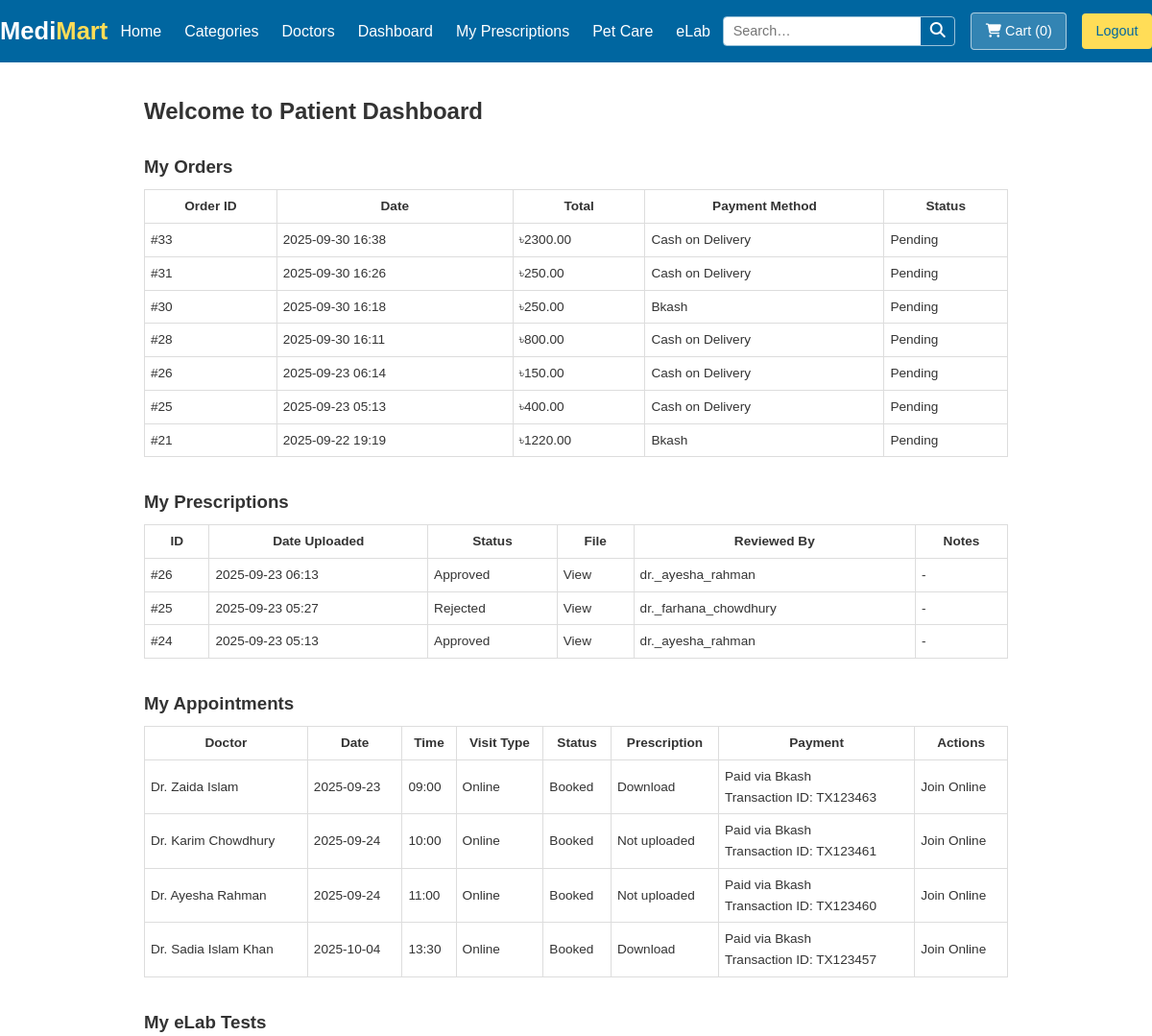
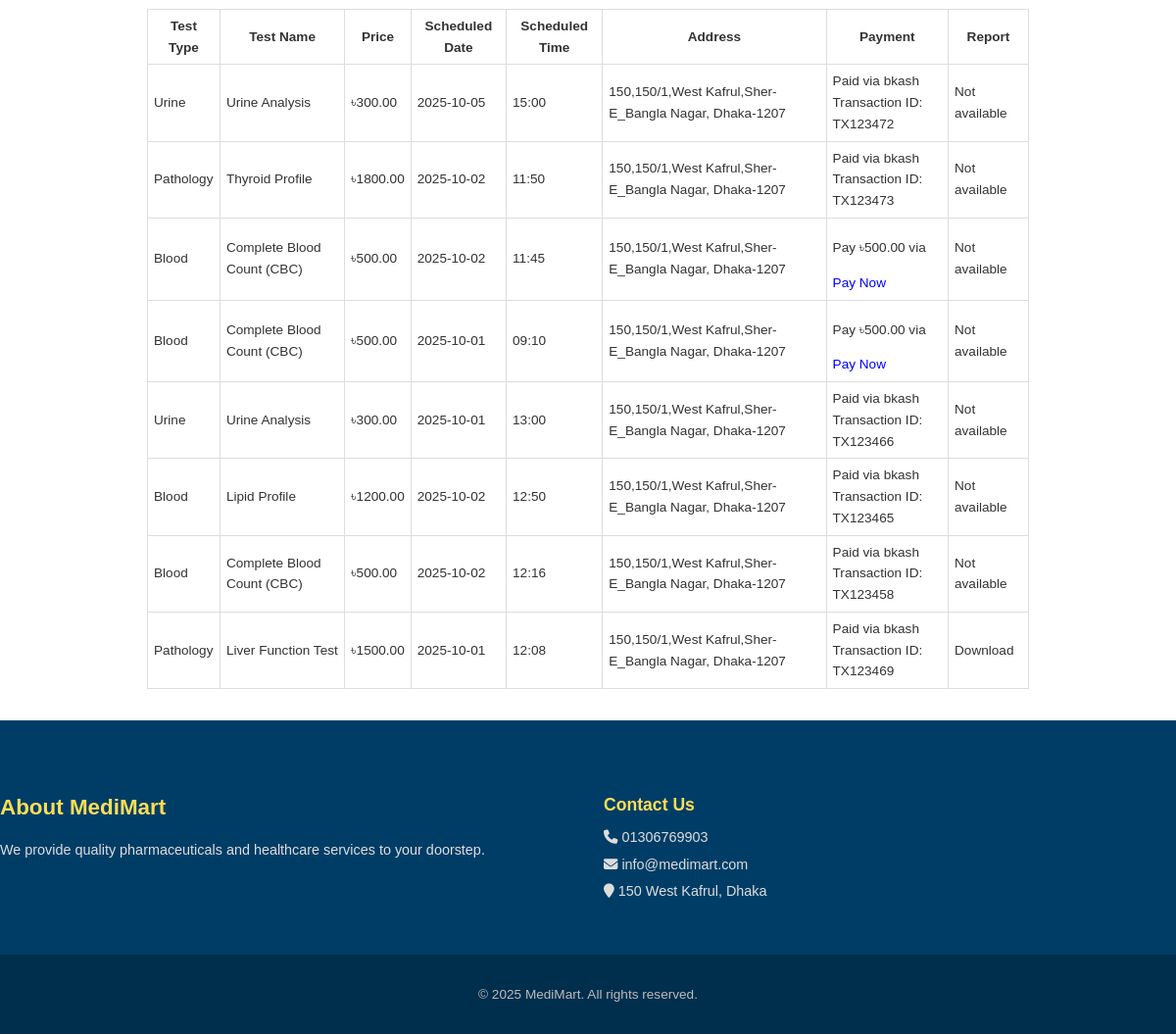
/patient/dashboard/ (signed in), run on the app's committed database (2 pictures, top to bottom).
### main/models.py (models this page shows, shortened)
class Order(models.Model):
    PAYMENT_METHOD_CHOICES = [
        ('Bkash', 'Bkash'),
        ('Nogod', 'Nogod'),
        ('Cash on Delivery', 'Cash on Delivery'),
    ]
    STATUS_CHOICES = [
        ('pending', 'Pending'),
        ('processing', 'Processing'),
        ('shipped', 'Shipped'),
        ('delivered', 'Delivered'),
        ('cancelled', 'Cancelled'),
    ]
    user = models.ForeignKey(User, on_delete=models.CASCADE, related_name="orders")
    created_at = models.DateTimeField(auto_now_add=True)
    updated_at = models.DateTimeField(auto_now=True)
    is_paid = models.BooleanField(default=False)
    total_price = models.DecimalField(max_digits=10, decimal_places=2, default=Decimal('0.00'))
    payment_method = models.CharField(max_length=30, choices=PAYMENT_METHOD_CHOICES, default='Bkash')
    status = models.CharField(max_length=20, choices=STATUS_CHOICES, default='pending')

class Prescription(models.Model):
    STATUS_CHOICES = [
        ('pending', 'Pending'),
        ('approved', 'Approved'),
        ('rejected', 'Rejected'),
    ]
    patient = models.ForeignKey(User, on_delete=models.CASCADE)
    image = models.ImageField(upload_to='prescriptions/')
    uploaded_at = models.DateTimeField(auto_now_add=True)
    status = models.CharField(max_length=10, choices=STATUS_CHOICES, default='pending')
    doctor = models.ForeignKey(Doctor, on_delete=models.SET_NULL, null=True, blank=True, related_name='checked_prescriptions')
    doctor_notes = models.TextField(blank=True, null=True)
    products = models.ManyToManyField('Product', blank=True, related_name='prescriptions')

class Doctor(models.Model):
    DOCTOR_TYPES = [
        ('human', 'Human Doctor'),
        ('vet', 'Veterinarian'),
    ]
    user = models.OneToOneField(
        User,
        on_delete=models.CASCADE,
        related_name='doctor_profile',
        null=True,
        blank=True
    )
    name = models.CharField(max_length=100)
    specialty = models.CharField(max_length=100)
    doctor_type = models.CharField(
        max_length=10,
        choices=DOCTOR_TYPES,
        default='human'
    )
    languages = models.CharField(max_length=100)
    location = models.CharField(max_length=100)
    fee = models.DecimalField(
        max_digits=7,
        decimal_places=2,
        default=Decimal('0.00')
    )
    bkash_number = models.CharField(
        max_length=20,
        blank=True,
        null=True
    )
    bio = models.TextField(blank=True, null=True)   # ✅ fixed: allow empty bios
    image = models.ImageField(
        upload_to='doctor_images/',
        blank=True,
        null=True
    )

class Appointment(models.Model):
    VISIT_TYPE_CHOICES = [
        ('online', 'Online'),
        ('in-person', 'In-person'),
    ]
    patient = models.ForeignKey(User, on_delete=models.CASCADE, related_name="appointments", null=True, blank=True)
    patient_name = models.CharField(max_length=100, blank=True, null=True)
    patient_phone = models.CharField(max_length=20, blank=True, null=True)
    doctor = models.ForeignKey(Doctor, on_delete=models.CASCADE, related_name="appointments")
    visit_type = models.CharField(max_length=20, choices=VISIT_TYPE_CHOICES)
    date = models.DateField()
    time = models.TimeField()
    notes = models.TextField(blank=True)
    status = models.CharField(max_length=20, default='Booked')
    meeting_link = models.URLField(blank=True, null=True)
    prescription_file = models.FileField(upload_to='appointment_prescriptions/', blank=True, null=True)
    is_paid = models.BooleanField(default=False)
    payment_method = models.CharField(max_length=50, blank=True, null=True)
    amount = models.DecimalField(max_digits=10, decimal_places=2, default=Decimal('0.00'))
    transaction_id = models.CharField(max_length=100, blank=True, null=True)
    class Meta:
        constraints = [
            UniqueConstraint(fields=('doctor', 'date', 'time'), name='uniq_doctor_slot'),
        ]
        ordering = ['date', 'time']

class eLabSchedule(models.Model):
    TEST_TYPE_CHOICES = [
        ('Blood', 'Blood'),
        ('Urine', 'Urine'),
        ('Pathology', 'Pathology'),
    ]
    PAYMENT_METHOD_CHOICES = [
        ('bkash', 'bKash'),
        ('nagad', 'Nagad'),
    ]
    user = models.ForeignKey(User, on_delete=models.CASCADE)
    test_type = models.CharField(max_length=100, choices=TEST_TYPE_CHOICES)
    test_name = models.CharField(max_length=100)
    test_price = models.DecimalField(max_digits=8, decimal_places=2, default=0)
    preferred_date = models.DateField()
    preferred_time = models.TimeField()
    address = models.CharField(max_length=255)
    phone = models.CharField(max_length=50)
    created_at = models.DateTimeField(auto_now_add=True)
    report_file = models.FileField(upload_to='elab_reports/', null=True, blank=True)
    report_verified = models.BooleanField(default=False)
    is_paid = models.BooleanField(default=False)
    payment_method = models.CharField(max_length=20, choices=PAYMENT_METHOD_CHOICES, blank=True, null=True)
    transaction_id = models.CharField(max_length=100, blank=True, null=True)
    class Meta:
        ordering = ['-created_at']

### main/views.py (the view)
# urls.py: path('patient/dashboard/', views.patient_dashboard, name='patient_dashboard'),
@login_required
def patient_dashboard(request):
    user = request.user  # <-- Add this line
    prescriptions = Prescription.objects.filter(patient=request.user).order_by('-uploaded_at')
    orders = Order.objects.filter(user=request.user).order_by('-created_at')
    appointments = Appointment.objects.filter(patient=request.user).order_by('date', 'time')
    elab_schedules = eLabSchedule.objects.filter(user=user)  # Add this line
    if not prescriptions.exists() and not appointments.exists() and not orders.exists():
        return redirect('index')
    context = {
        'prescriptions': prescriptions,
        'orders': orders,
        'appointments': appointments,
        'elab_schedules': elab_schedules,  # Pass to template
    }
    return render(request, 'main/patient_dashboard.html', context)

### main/templates/main/patient_dashboard.html (shortened to what this page needs)
{% extends "main/base.html" %}
{% block content %}
<section class="container" style="max-width:900px; margin:2rem auto; font-family: Arial, sans-serif;">
    <h2 style="margin-bottom:1rem;">Welcome to Patient Dashboard</h2>
    <h3 style="margin-top:1.5rem; margin-bottom:0.5rem;">My Orders</h3>
    {% if orders %}
        <table style="width:100%; border-collapse: collapse; margin-bottom:2rem; font-size:0.85rem;">
            <thead>
                <tr>
                    <th style="border:1px solid #ddd; padding:6px;">Order ID</th>
                    <th style="border:1px solid #ddd; padding:6px;">Date</th>
                    <th style="border:1px solid #ddd; padding:6px;">Total</th>
                    <th style="border:1px solid #ddd; padding:6px;">Payment Method</th>
                    <th style="border:1px solid #ddd; padding:6px;">Status</th>
                </tr>
            </thead>
            <tbody>
                {% for order in orders %}
                    <tr>
                        <td style="border:1px solid #ddd; padding:6px;">#{{ order.id }}</td>
                        <td style="border:1px solid #ddd; padding:6px;">{{ order.created_at|date:"Y-m-d H:i" }}</td>
                        <td style="border:1px solid #ddd; padding:6px;">৳{{ order.total_price }}</td>
                        <td style="border:1px solid #ddd; padding:6px;">{{ order.payment_method }}</td>
                        <td style="border:1px solid #ddd; padding:6px; text-transform: capitalize;">{{ order.status }}</td>
                    </tr>
                {% endfor %}
            </tbody>
        </table>
    {% else %}
        <p>No orders placed yet.</p>
    {% endif %}
    <h3 style="margin-top:1.5rem; margin-bottom:0.5rem;">My Prescriptions</h3>
    {% if prescriptions %}
        <table style="width:100%; border-collapse: collapse; font-size:0.85rem; margin-bottom:2rem;">
            <thead>
                <tr>
                    <th style="border:1px solid #ddd; padding:6px;">ID</th>
                    <th style="border:1px solid #ddd; padding:6px;">Date Uploaded</th>
                    <th style="border:1px solid #ddd; padding:6px;">Status</th>
                    <th style="border:1px solid #ddd; padding:6px;">File</th>
                    <th style="border:1px solid #ddd; padding:6px;">Reviewed By</th>
                    <th style="border:1px solid #ddd; padding:6px;">Notes</th>
                </tr>
            </thead>
            <tbody>
                {% for p in prescriptions %}
                    <tr>
                        <td style="border:1px solid #ddd; padding:6px;">#{{ p.id }}</td>
                        <td style="border:1px solid #ddd; padding:6px;">{{ p.uploaded_at|date:"Y-m-d H:i" }}</td>
                        <td style="border:1px solid #ddd; padding:6px; text-transform: capitalize;">{{ p.status }}</td>
                        <td style="border:1px solid #ddd; padding:6px;">
                            {% if p.image %}
                                <a href="{{ p.image.url }}" target="_blank">View</a>
                            {% else %}
                                Not uploaded
                            {% endif %}
                        </td>
                        <td style="border:1px solid #ddd; padding:6px;">
                            {% if p.status != 'pending' and p.doctor %}
                                {{ p.doctor.user.username }}
                            {% else %}
                                Not reviewed
                            {% endif %}
                        </td>
                        <td style="border:1px solid #ddd; padding:6px;">
                            {% if p.status != 'pending' and p.doctor_notes %}
                                {{ p.doctor_notes }}
                            {% else %}
                                -
                            {% endif %}
                        </td>
                    </tr>
                {% endfor %}
            </tbody>
        </table>
    {% else %}
        <p>No prescriptions uploaded yet.</p>
    {% endif %}
    <h3 style="margin-top:1.5rem; margin-bottom:0.5rem;">My Appointments</h3>
    {% if appointments %}
        <table style="width:100%; border-collapse: collapse; font-size:0.85rem; margin-bottom:2rem;">
            <thead>
                <tr>
                    <th style="border:1px solid #ddd; padding:6px;">Doctor</th>
                    <th style="border:1px solid #ddd; padding:6px;">Date</th>
                    <th style="border:1px solid #ddd; padding:6px;">Time</th>
                    <th style="border:1px solid #ddd; padding:6px;">Visit Type</th>
                    <th style="border:1px solid #ddd; padding:6px;">Status</th>
                    <th style="border:1px solid #ddd; padding:6px;">Prescription</th>
                    <th style="border:1px solid #ddd; padding:6px;">Payment</th>
                    <th style="border:1px solid #ddd; padding:6px;">Actions</th>
                </tr>
            </thead>
            <tbody>
                {% for appointment in appointments %}
                    <tr>
                        <td style="border:1px solid #ddd; padding:6px;">{{ appointment.doctor.name }}</td>
                        <td style="border:1px solid #ddd; padding:6px;">{{ appointment.date|date:"Y-m-d" }}</td>
                        <td style="border:1px solid #ddd; padding:6px;">{{ appointment.time|time:"H:i" }}</td>
                        <td style="border:1px solid #ddd; padding:6px;">{{ appointment.visit_type|capfirst }}</td>
                        <td style="border:1px solid #ddd; padding:6px; text-transform: capitalize;">{{ appointment.status }}</td>
                        <td style="border:1px solid #ddd; padding:6px;">
                            {% if appointment.prescription_file %}
                                <a href="{{ appointment.prescription_file.url }}" download>Download</a>
                            {% else %}
                                Not uploaded
                            {% endif %}
                        </td>
                        <td style="border:1px solid #ddd; padding:6px;">
                            {% if appointment.is_paid %}
                                Paid via {{ appointment.payment_method }}<br>
                                Transaction ID: {{ appointment.transaction_id }}
                            {% else %}
                                <p>Pay ৳{{ appointment.doctor.fee }} via <strong>{{ appointment.doctor.bkash_number }}</strong></p>
                                <a href="{% url 'pay_appointment' appointment.id %}" style="color:blue;">Pay Now</a>
                            {% endif %}
                        </td>
                        <td style="border:1px solid #ddd; padding:6px;">
                            {% if appointment.visit_type == "online" and appointment.meeting_link %}
                                <a href="{{ appointment.meeting_link }}" target="_blank">Join Online</a>
                            {% else %}
                                -
                            {% endif %}
                        </td>
                    </tr>
                {% endfor %}
            </tbody>
        </table>
    {% else %}
        <p>No appointments scheduled.</p>
    {% endif %}
    <h3 style="margin-top:1.5rem; margin-bottom:0.5rem;">My eLab Tests</h3>
    {% if elab_schedules %}
        <table style="width:100%; border-collapse: collapse; font-size:0.85rem; margin-bottom:2rem;">
            <thead>
                <tr>
                    <th style="border:1px solid #ddd; padding:6px;">Test Type</th>
                    <th style="border:1px solid #ddd; padding:6px;">Test Name</th>
                    <th style="border:1px solid #ddd; padding:6px;">Price</th>
                    <th style="border:1px solid #ddd; padding:6px;">Scheduled Date</th>
                    <th style="border:1px solid #ddd; padding:6px;">Scheduled Time</th>
                    <th style="border:1px solid #ddd; padding:6px;">Address</th>
                    <th style="border:1px solid #ddd; padding:6px;">Payment</th>
                    <th style="border:1px solid #ddd; padding:6px;">Report</th>
                </tr>
            </thead>
            <tbody>
                {% for test in elab_schedules %}
                    <tr>
                        <td style="border:1px solid #ddd; padding:6px;">{{ test.test_type }}</td>
                        <td style="border:1px solid #ddd; padding:6px;">{{ test.test_name }}</td>
                        <td style="border:1px solid #ddd; padding:6px;">৳{{ test.test_price }}</td>
                        <td style="border:1px solid #ddd; padding:6px;">{{ test.preferred_date|date:"Y-m-d" }}</td>
                        <td style="border:1px solid #ddd; padding:6px;">{{ test.preferred_time|time:"H:i" }}</td>
                        <td style="border:1px solid #ddd; padding:6px;">{{ test.address }}</td>
<td style="border:1px solid #ddd; padding:6px;">
    {% if test.is_paid %}
        Paid via {{ test.payment_method }}<br>
        Transaction ID: {{ test.transaction_id }}
    {% else %}
        <p>Pay ৳{{ test.test_price }} via <strong>{{ test.bkash_number }}</strong></p>
        <a href="{% url 'pay_elab' test.id %}" style="color:blue;">Pay Now</a>
    {% endif %}
</td>
                        <td style="border:1px solid #ddd; padding:6px;">
                            {% if test.report_file and test.report_verified %}
                                <a href="{{ test.report_file.url }}" download>Download</a>
                            {% elif test.report_file and not test.report_verified %}
                                Pending verification
                            {% else %}
                                Not available
                            {% endif %}
                        </td>
                    </tr>
                {% endfor %}
            </tbody>
        </table>
    {% else %}
        <p>No eLab tests scheduled yet.</p>
    {% endif %}
</section>
{% endblock %}

### data on the page
Order: id "33", created_at "2025-09-30 16:38", total_price "2300.00", payment_method "Cash on Delivery", status "Pending"
Order: id "31", created_at "2025-09-30 16:26", total_price "250.00", payment_method "Cash on Delivery", status "Pending"
Order: id "30", created_at "2025-09-30 16:18", total_price "250.00", payment_method "Bkash", status "Pending"
Order: id "28", created_at "2025-09-30 16:11", total_price "800.00", payment_method "Cash on Delivery", status "Pending"
Order: id "26", created_at "2025-09-23 06:14", total_price "150.00", payment_method "Cash on Delivery", status "Pending"
Order: id "25", created_at "2025-09-23 05:13", total_price "400.00", payment_method "Cash on Delivery", status "Pending"
Order: id "21", created_at "2025-09-22 19:19", total_price "1220.00", payment_method "Bkash", status "Pending"
Prescription: id "26", uploaded_at "2025-09-23 06:13", status "Approved", doctor.user.username "dr._ayesha_rahman"
Prescription: id "25", uploaded_at "2025-09-23 05:27", status "Rejected", doctor.user.username "dr._farhana_chowdhury"
Prescription: id "24", uploaded_at "2025-09-23 05:13", status "Approved", doctor.user.username "dr._ayesha_rahman"
Appointment: doctor.name "Dr. Zaida Islam", date "2025-09-23", time "09:00", visit_type "Online", status "Booked", payment_method "Bkash", transaction_id "TX123463"
Appointment: doctor.name "Dr. Karim Chowdhury", date "2025-09-24", time "10:00", visit_type "Online", status "Booked", prescription_file "Not uploaded", payment_method "Bkash", transaction_id "TX123461"
Appointment: doctor.name "Dr. Ayesha Rahman", date "2025-09-24", time "11:00", visit_type "Online", status "Booked", prescription_file "Not uploaded", payment_method "Bkash", transaction_id "TX123460"
Appointment: doctor.name "Dr. Sadia Islam Khan", date "2025-10-04", time "13:30", visit_type "Online", status "Booked", payment_method "Bkash", transaction_id "TX123457"
eLabSchedule: test_type "Urine", test_name "Urine Analysis", test_price "300.00", preferred_date "2025-10-05", preferred_time "15:00", address "150,150/1,West Kafrul,Sher-E_Bangla Nagar, Dhaka-1207", payment_method "bkash", transaction_id "TX123472", report_file "Not available"
eLabSchedule: test_type "Pathology", test_name "Thyroid Profile", test_price "1800.00", preferred_date "2025-10-02", preferred_time "11:50", address "150,150/1,West Kafrul,Sher-E_Bangla Nagar, Dhaka-1207", payment_method "bkash", transaction_id "TX123473", report_file "Not available"
eLabSchedule: test_type "Blood", test_name "Complete Blood Count (CBC)", test_price "500.00", preferred_date "2025-10-02", preferred_time "11:45", address "150,150/1,West Kafrul,Sher-E_Bangla Nagar, Dhaka-1207", report_file "Not available"
eLabSchedule: test_type "Blood", test_name "Complete Blood Count (CBC)", test_price "500.00", preferred_date "2025-10-01", preferred_time "09:10", address "150,150/1,West Kafrul,Sher-E_Bangla Nagar, Dhaka-1207", report_file "Not available"
eLabSchedule: test_type "Urine", test_name "Urine Analysis", test_price "300.00", preferred_date "2025-10-01", preferred_time "13:00", address "150,150/1,West Kafrul,Sher-E_Bangla Nagar, Dhaka-1207", payment_method "bkash", transaction_id "TX123466", report_file "Not available"
eLabSchedule: test_type "Blood", test_name "Lipid Profile", test_price "1200.00", preferred_date "2025-10-02", preferred_time "12:50", address "150,150/1,West Kafrul,Sher-E_Bangla Nagar, Dhaka-1207", payment_method "bkash", transaction_id "TX123465", report_file "Not available"
eLabSchedule: test_type "Blood", test_name "Complete Blood Count (CBC)", test_price "500.00", preferred_date "2025-10-02", preferred_time "12:16", address "150,150/1,West Kafrul,Sher-E_Bangla Nagar, Dhaka-1207", payment_method "bkash", transaction_id "TX123458", report_file "Not available"
eLabSchedule: test_type "Pathology", test_name "Liver Function Test", test_price "1500.00", preferred_date "2025-10-01", preferred_time "12:08", address "150,150/1,West Kafrul,Sher-E_Bangla Nagar, Dhaka-1207", payment_method "bkash", transaction_id "TX123469"

### other printed values
{{ cart_count|default:0 }} "0"
